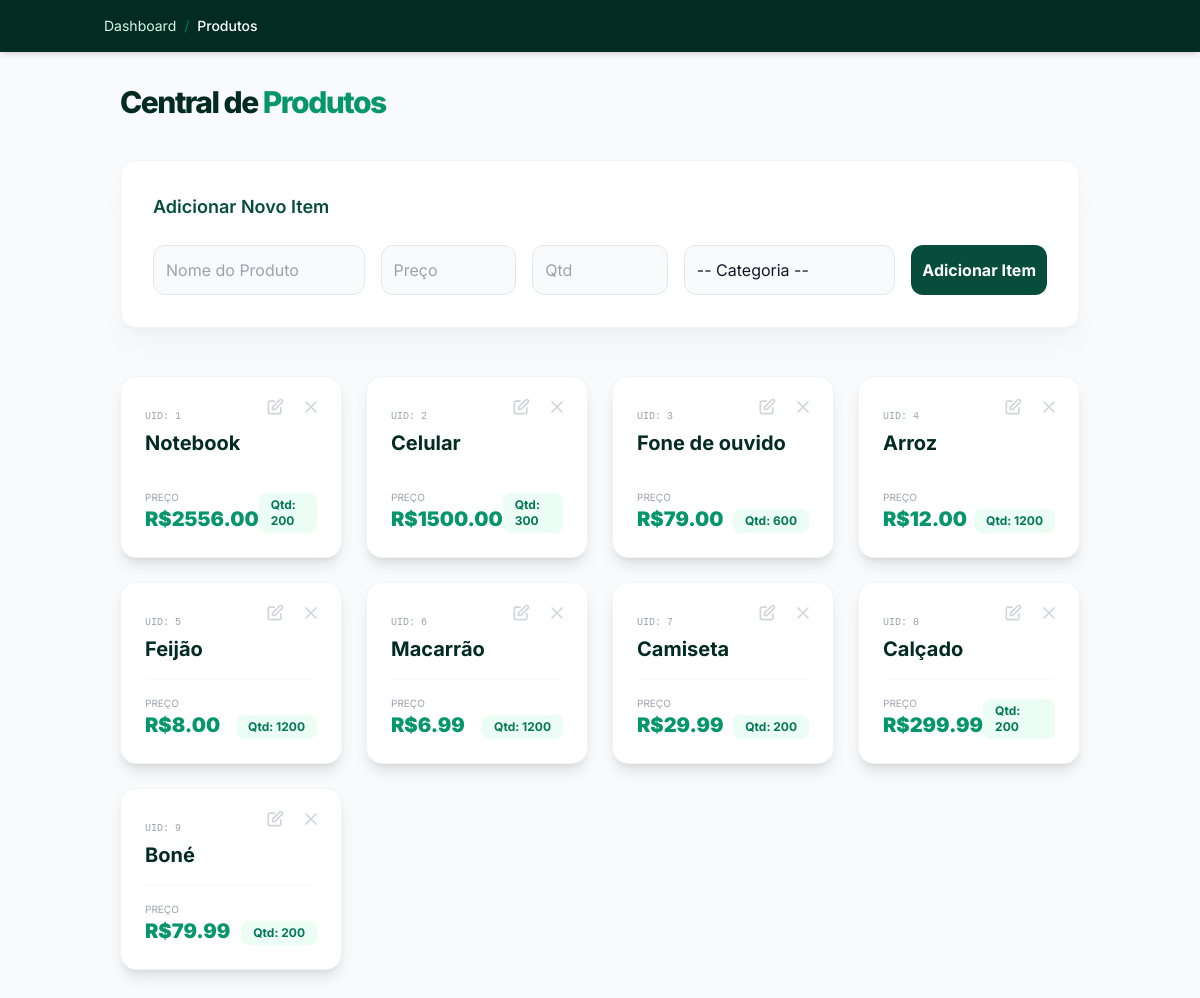
/produtos, run on an earlier commit of the app's database.
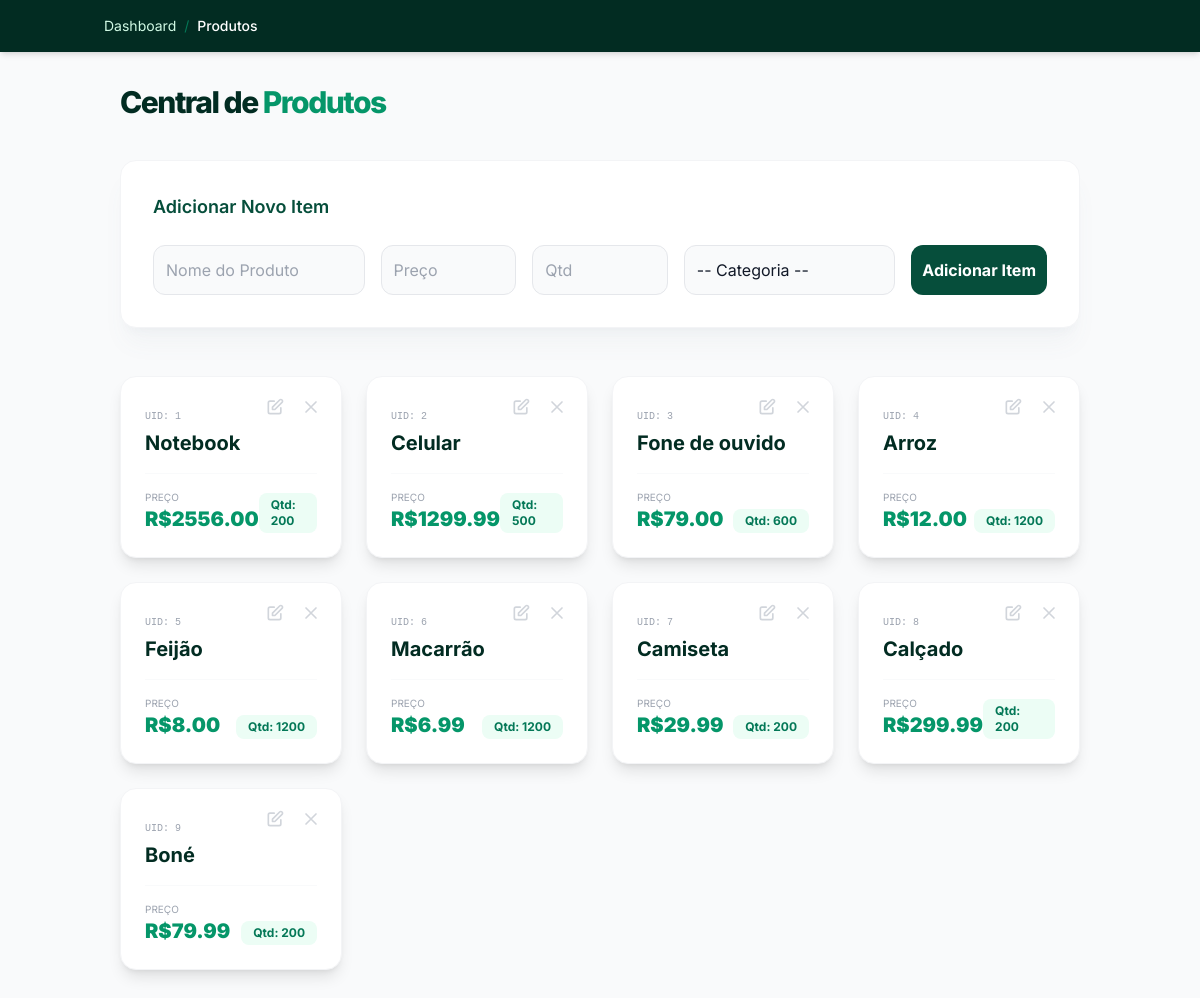
And on a later commit of the database.
### models.py (models this page shows)
class Produto(Base):
    __tablename__ = 'produtos'
    id = Column(Integer, primary_key=True, autoincrement=True)
    nome = Column(String, nullable=False)
    preco = Column(Integer, nullable=False)
    estoque = Column(Integer, nullable=False)
    categoria_id = Column(Integer, ForeignKey('categorias.id'), nullable=False)
    categoria = relationship("Categoria", back_populates="produtos")

### main.py (the view)
@app.get("/produtos")
def exibir_produtos(request: Request, db: Session = Depends(get_db)):
    produtos = db.query(Produto).all()
    categorias = db.query(Categoria).all()
    return templates.TemplateResponse(
        request,
        "produtos.html",
        {"request": request,
         "produtos": produtos,
         "categorias": categorias
        }
    )

### templates/produtos.html (shortened to what the changed rows need)
<!DOCTYPE html>
<html lang="pt-br">
<head>
    <script src="https://cdn.tailwindcss.com"></script>
</head>
<body class="bg-gray-50 text-gray-900 min-h-screen">
    <div class="container mx-auto p-8">
        <h2 class="text-3xl font-extrabold text-emerald-950 tracking-tighter mb-10">Central de <span class="text-emerald-600">Produtos</span></h2>
        <div class="grid grid-cols-1 md:grid-cols-3 lg:grid-cols-4 gap-6">
            {% for produto in produtos %}
            <div class="product-card bg-white p-6 rounded-2xl shadow-lg border border-gray-100 relative">
                <div class="absolute top-4 right-4 flex gap-2">
                    <a href="/produtos/{{ produto.id }}/editar" class="text-gray-300 hover:text-emerald-600 transition p-1">
                        <svg class="w-5 h-5" fill="none" stroke="currentColor" viewBox="0 0 24 24">
                            <path stroke-linecap="round" stroke-linejoin="round" stroke-width="2" d="M11 5H6a2 2 0 00-2 2v11a2 2 0 002 2h11a2 2 0 002-2v-5m-1.414-9.414a2 2 0 112.828 2.828L11.828 15H9v-2.828l8.586-8.586z"></path>
                        </svg>
                    </a>
                    <button onclick="openPModal('{{ produto.id }}', '{{ produto.nome }}')" class="text-gray-300 hover:text-red-500 transition p-1">
                        <svg class="w-5 h-5" fill="none" stroke="currentColor" viewBox="0 0 24 24"><path stroke-linecap="round" stroke-linejoin="round" stroke-width="2" d="M6 18L18 6M6 6l12 12"></path></svg>
                    </button>
                </div>
                <span class="font-mono text-[10px] text-gray-400 uppercase">UID: {{ produto.id }}</span>
                <h3 class="text-xl font-bold text-emerald-950 mt-1">{{ produto.nome }}</h3>
                <div class="mt-4 pt-4 border-t border-gray-50 flex justify-between items-end">
                    <div>
                        <p class="text-[10px] text-gray-400 uppercase">Preço</p>
                        <p class="text-xl font-black text-emerald-600">R${{ "%.2f"|format(produto.preco) }}</p>
                    </div>
                    <span class="bg-emerald-50 text-emerald-700 px-3 py-1 rounded-lg text-xs font-bold">Qtd: {{ produto.estoque }}</span>
                </div>
            </div>
            {% endfor %}
        </div>
    </div>
</body>
</html>

What changed in the data, as far as the page shows it:
changed Produto "Celular": preco "1500.00" → "1299.99"; estoque "300" → "500"
